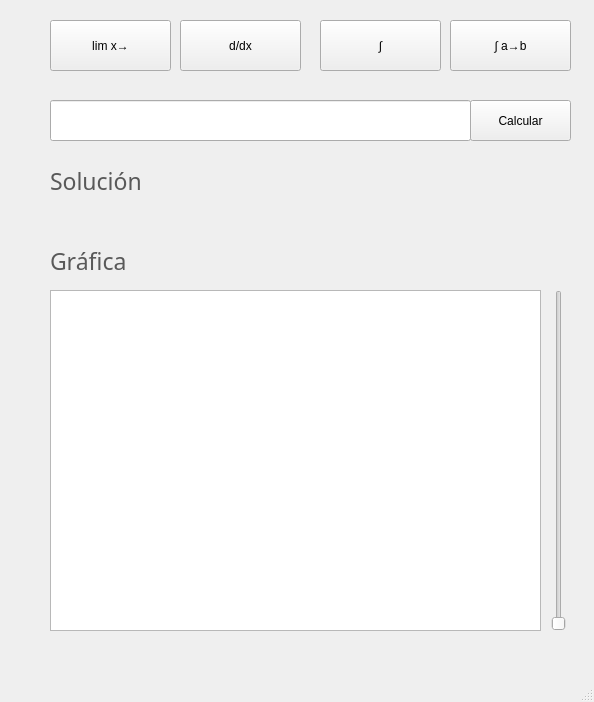
<?xml version="1.0" encoding="UTF-8"?>
<ui version="4.0">
 <class>MainWindow</class>
 <widget class="QMainWindow" name="MainWindow">
  <property name="geometry">
   <rect>
    <x>0</x>
    <y>0</y>
    <width>594</width>
    <height>702</height>
   </rect>
  </property>
  <property name="windowTitle">
   <string>MainWindow</string>
  </property>
  <widget class="QWidget" name="centralwidget">
   <widget class="QLineEdit" name="lineEditPolinomio">
    <property name="geometry">
     <rect>
      <x>50</x>
      <y>100</y>
      <width>421</width>
      <height>41</height>
     </rect>
    </property>
   </widget>
   <widget class="QGraphicsView" name="graphicsView">
    <property name="geometry">
     <rect>
      <x>50</x>
      <y>290</y>
      <width>491</width>
      <height>341</height>
     </rect>
    </property>
   </widget>
   <widget class="QPushButton" name="btnCalcular">
    <property name="geometry">
     <rect>
      <x>470</x>
      <y>100</y>
      <width>101</width>
      <height>41</height>
     </rect>
    </property>
    <property name="text">
     <string>Calcular</string>
    </property>
   </widget>
   <widget class="QPushButton" name="btnIntegral">
    <property name="geometry">
     <rect>
      <x>320</x>
      <y>20</y>
      <width>121</width>
      <height>51</height>
     </rect>
    </property>
    <property name="text">
     <string>∫</string>
    </property>
   </widget>
   <widget class="QPushButton" name="btnDerivada">
    <property name="geometry">
     <rect>
      <x>180</x>
      <y>20</y>
      <width>121</width>
      <height>51</height>
     </rect>
    </property>
    <property name="text">
     <string>d/dx</string>
    </property>
   </widget>
   <widget class="QPushButton" name="btnLimite">
    <property name="geometry">
     <rect>
      <x>50</x>
      <y>20</y>
      <width>121</width>
      <height>51</height>
     </rect>
    </property>
    <property name="text">
     <string>lim x→</string>
    </property>
   </widget>
   <widget class="QPushButton" name="btnIntegralDefinida">
    <property name="geometry">
     <rect>
      <x>450</x>
      <y>20</y>
      <width>121</width>
      <height>51</height>
     </rect>
    </property>
    <property name="text">
     <string>∫ a→b</string>
    </property>
   </widget>
   <widget class="QLabel" name="label_2">
    <property name="geometry">
     <rect>
      <x>50</x>
      <y>160</y>
      <width>91</width>
      <height>41</height>
     </rect>
    </property>
    <property name="font">
     <font>
      <family>Microsoft Himalaya</family>
      <pointsize>17</pointsize>
      <italic>false</italic>
      <bold>false</bold>
     </font>
    </property>
    <property name="styleSheet">
     <string notr="true">color: #595959; </string>
    </property>
    <property name="text">
     <string>Solución</string>
    </property>
   </widget>
   <widget class="QLabel" name="labelResultado">
    <property name="geometry">
     <rect>
      <x>50</x>
      <y>200</y>
      <width>511</width>
      <height>41</height>
     </rect>
    </property>
    <property name="font">
     <font>
      <family>Microsoft Himalaya</family>
      <pointsize>17</pointsize>
      <italic>false</italic>
      <bold>false</bold>
     </font>
    </property>
    <property name="text">
     <string/>
    </property>
   </widget>
   <widget class="QLabel" name="label_3">
    <property name="geometry">
     <rect>
      <x>50</x>
      <y>240</y>
      <width>91</width>
      <height>41</height>
     </rect>
    </property>
    <property name="font">
     <font>
      <family>Microsoft Himalaya</family>
      <pointsize>17</pointsize>
      <italic>false</italic>
      <bold>false</bold>
     </font>
    </property>
    <property name="styleSheet">
     <string notr="true">color: #595959; </string>
    </property>
    <property name="text">
     <string>Gráfica</string>
    </property>
   </widget>
   <widget class="QSlider" name="verticalSlider">
    <property name="geometry">
     <rect>
      <x>550</x>
      <y>290</y>
      <width>18</width>
      <height>341</height>
     </rect>
    </property>
    <property name="minimumSize">
     <size>
      <width>18</width>
      <height>0</height>
     </size>
    </property>
    <property name="maximumSize">
     <size>
      <width>16777215</width>
      <height>341</height>
     </size>
    </property>
    <property name="orientation">
     <enum>Qt::Orientation::Vertical</enum>
    </property>
   </widget>
  </widget>
  <widget class="QMenuBar" name="menubar">
   <property name="geometry">
    <rect>
     <x>0</x>
     <y>0</y>
     <width>594</width>
     <height>25</height>
    </rect>
   </property>
  </widget>
  <widget class="QStatusBar" name="statusbar"/>
 </widget>
 <resources/>
 <connections/>
</ui>
